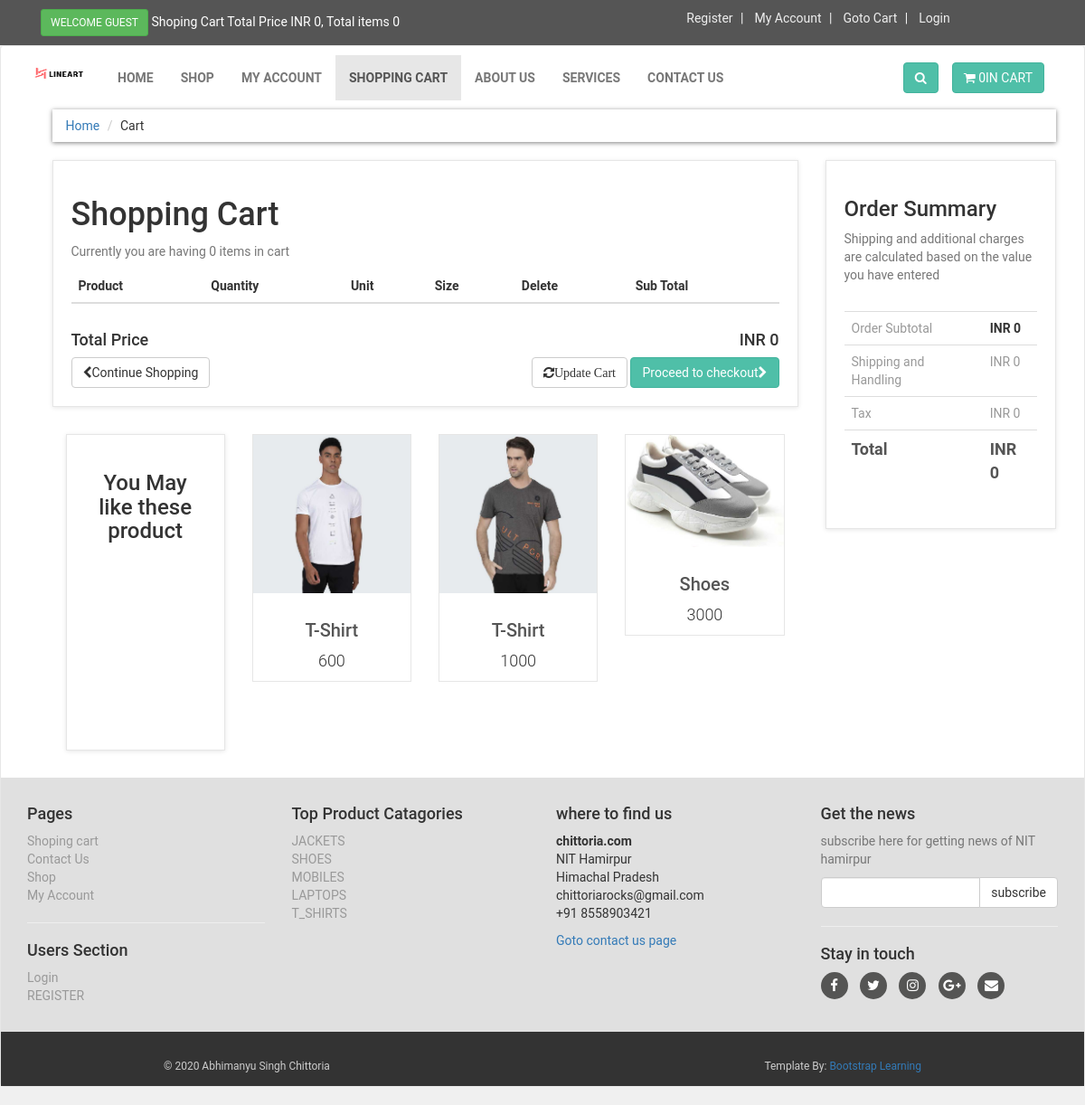
The app's page /cart.php with its own data.
### tables this page shows
CREATE TABLE `products` (
  `product_id` int(10) NOT NULL,
  `p_cat_id` int(10) NOT NULL,
  `cat_id` int(10) NOT NULL,
  `date` timestamp NOT NULL DEFAULT current_timestamp() ON UPDATE current_timestamp(),
  `product_title` text NOT NULL,
  `product_img1` text NOT NULL,
  `product_img2` text NOT NULL,
  `product_img3` text NOT NULL,
  `product_price` int(10) NOT NULL,
  `product_desc` text NOT NULL,
  `product_keyword` text NOT NULL
);

CREATE TABLE `product_categories` (
  `p_cat_id` int(10) NOT NULL,
  `p_cat_title` text NOT NULL,
  `p_cat_desc` text NOT NULL
);

### cart.php (the view, shortened to what this page needs)
<?php
include("includes/db.php");
include("functions/functions.php");
 ?>
<!DOCTYPE html>
<html>
<head>
	<link rel="stylesheet" href="https://maxcdn.bootstrapcdn.com/bootstrap/3.4.1/css/bootstrap.min.css">
	<link rel="stylesheet" type="text/css" href="styles/style.css">
	<link href="https://stackpath.bootstrapcdn.com/font-awesome/4.7.0/css/font-awesome.min.css" rel="stylesheet">
</head>
<body>
	<div id="top">
		<div class="container">
			<div class="col-md-6 offer">
				<a href="#" class="btn btn-success btn-sm">
					<?php
					if (!isset($_SESSION['customer_email'])) {
						echo "WELCOME GUEST";
					}else{
						echo "WELCOME: ".$_SESSION['customer_email'] ." " ;
					}
					 ?>
				</a>
				<a href="#">Shoping Cart Total Price INR <?php totalPrice(); ?>, Total items <?php item(); ?></a>
			</div>
			<div class="col-md-6">
				<ul class="menu">
					<li>
						<a href="customer_registration.php">Register</a>
					</li>
					<li>
						<?php
							if (!isset($_SESSION['customer_email'])) {
								echo "<a href='checkout.php'>My Account</a>";
							}else{
								echo "<a href='customer/my_account.php?my_order'>My Account</a>";
							}
							 ?>
					</li>
					<li>
						<a href="checkout.php">Goto Cart</a>
					</li>
					<li>
						<a href="login.php">Login</a>
					</li>
				</ul>
			</div>
		</div>
	</div>
	<div class="navbar navbar-default" id="navbar">
		<div class="container">
			<div class="navbar-header">
				<a class="navbar-brand home" href="index.php">
					<img src="images/logo.jpg" width="70" height="40" alt="shopit" class="hidden-xs">
				</a>
			</div>
			<div class="navbar-collapse collapse" id="navigation">
				<div class="padding-nav">
					<ul class="nav navbar-nav navbar-left">
						<li>
							<a href="index.php">Home</a>
						</li>
						<li  >
							<a href="shop.php">Shop</a>
						</li>
						<li >
							<?php
							if (!isset($_SESSION['customer_email'])) {
								echo "<a href='checkout.php'>My Account</a>";
							}else{
								echo "<a href='customer/my_account.php?my_order'>My Account</a>";
							}
							 ?>
						</li>
						<li class="active" >
							<a href="cart.php">Shopping Cart</a>
						</li>
						<li >
							<a href="about.php">About Us</a>
						</li>
						<li >
							<a href="services.php">Services</a>
						</li>
						<li >
							<a href="contactus.php">Contact Us</a>
						</li>
					</ul>
				</div>
				<a href="cart.php" class="btn btn-primary navbar-btn right">
					<i class="fa fa-shopping-cart"></i>
					<span> <?php item(); ?>IN CART</span>
				</a>
				<div  class=" navbar-collapse collapse right">
						<button class="btn navbar-btn btn-primary" type="button" data-toggle="collapse" data-target="#search">
							<i  class="fa fa-search "></i>
						</button>
				</div>
		</div>
		</div>
		<div id="content">
			<div class="container">
				<div class="col-md-12">
					<ul class="breadcrumb">
						<li><a href="home.php">Home</a></li>
						<li>Cart</li>
					</ul>
				</div>
				<div class="col-md-9" id="cart">
					<div class="box">
						<form action="cart.php" method="post" enctype="multipart-form-data">
							<h1>Shopping Cart</h1>
							<?php
								$ip_add=getUserIP();
								$select_cart="select * from cart where ip_add='$ip_add'";
								$run_cart=mysqli_query($con, $select_cart);
								$count=mysqli_num_rows($run_cart);
							 ?>
							<p class="text-muted"> Currently you are having <?php echo $count; ?> items in cart</p>
							<div class="table-responsive">
								<table class="table">
									<thead>
										<tr>
											<th colspan="2">Product</th>
											<th>Quantity</th>
											<th>Unit</th>
											<th>Size</th>
											<th colspan="1">Delete</th>
											<th colspan="1">Sub Total</th>
										</tr>
									</thead>
										<?php
										$total=0;
										 ?>
								</table>
							</div>
							<div class="box-footer">
								<div class="pull-left">
									<h4>Total Price</h4>
								</div>
								<div class="pull-right">
									<h4>INR <?php echo $total  ?></h4>
								</div>
							</div>
							<div class="box-footer">
								<div class="pull-left">
									<a href="index.php" class="btn btn-default">
										<i class="fa fa-chevron-left"></i>Continue Shopping
									</a>
								</div>
								<div class="pull-right">
									<button class="btn btn-default" type="submit" name="update" value="Update Cart">
										<i class="fa fa-refresh">Update Cart</i>
									</button>
									<a href="checkout.php" class="btn btn-primary">Proceed to checkout<i class="fa fa-chevron-right"></i></a>
								</div>
							</div>
						</form>
					</div>
					<div id="same-height-row">
						<div class="col-sm-6 col-md-3">
							<div class="box same-height headline">
								<h3 class="text-center">You May like these product </h3>
							</div>
						</div>
						<?php
						$get_product="select * from products order by 1 LIMIT 2,3";
						$run_product=mysqli_query($con,$get_product);
						while ($row=mysqli_fetch_array($run_product)) {
							$pro_id=$row['product_id'];
							$product_title=$row['product_title'];
							$product_price=$row['product_price'];
							$product_img1=$row['product_img1'];
							echo "
							<div class='center-responsive col-md-3 col-sm-6'>
							<div class='product same-height'>
							<a href='details.php?pro_id=$pro_id'>
							<img src='admin_area/product_images/$product_img1' class='img-responsive'></a>
							<div class='text'>
							<h3><a href='details.php?pro_id=$pro_id'>$product_title</a></h3>
							<p class='price'>$product_price</p>
							</div>
							</div>
							</div>
							";
						}
						 ?>
					</div>
				</div>
				<div class="col-md-3">
					<div class="box" id="order-summary">
						<div class="box-header">
							<h3>Order Summary</h3>
						</div>
						<p class="text-muted">Shipping and additional charges are calculated based on the value you have entered</p>
						<div class="table-responsive">
							<table class="table">
							<tbody>
								<tr>
									<td>Order Subtotal</td>
									<th>INR <?php echo $total  ?></th>
								</tr>
								<tr>
									<td>Shipping and Handling</td>
									<td>INR 0</td>
								</tr>
								<tr>
									<td>Tax</td>
									<td>INR 0</td>
								</tr>
								<tr class="total">
									<td>Total</td>
									<td>INR <?php echo $total  ?></td>
								</tr>
							</tbody>
						</table>
						</div>
					</div>
				</div>
				</div>
	</div>
<?php
 include("includes/footer.php");
 ?>
</body>
</html>

### includes/footer.php (shortened to what this page needs)
<div id="footer">
  <div class="container">
    <div class="row">
      <div class="col-md-3 col-sm-6">
        <h4>Pages</h4>
         <ul>
           <li><a href="cart.php">Shoping cart</a></li>
           <li><a href="contact.php">Contact Us</a></li>
           <li><a href="shop.php">Shop</a></li>
           <li><a href="checkout.php">My Account</a></li>
         </ul>
         <hr>
         <h4>Users Section</h4>
         <ul>
           <li><a href="chechout.php">Login</a></li>
           <li><a href="customer_registration.php">REGISTER</a></li>
         </ul>
      </div>
      <div class="col-md-3 col-sm-6">
        <h4>Top Product Catagories</h4>
        <ul>
          <?php
          $get_p_cats="select * from    product_categories";
          $run_p_cats=mysqli_query($con,$get_p_cats);
          while ($row_p_cats=mysqli_fetch_array($run_p_cats)) {
            $p_cat_id=$row_p_cats['p_cat_id'];
             $p_cat_title=$row_p_cats['p_cat_title'];
             echo "  <li><a href='shop.php?p_cat_id=$p_cat_id'>$p_cat_title</a></li>";
          }
           ?>
        </ul>
      </div>
      <div class="col-md-3 col-sm-6">
        <h4>where to find us</h4>
        <p>
          <strong>chittoria.com</strong>
          <br>NIT Hamirpur
          <br>Himachal Pradesh
          <br>chittoriarocks@gmail.com
          <br>+91 8558903421
        </p>
        <a href="contact.php">Goto contact us page</a>
      </div>
      <div class="col-md-3 col-sm-6">
        <h4>Get the news</h4>
        <p class="text-muted">
          subscribe here for getting news of NIT hamirpur
        </p>
          <form action="" method="post">
            <div class="input-group">
              <input type="text" name="email" class="form-control">
              <span class="input-group-btn">
                <input type="submit" class="btn btn-default" value="subscribe">
              </span>
            </div>
          </form><hr>
          <h4>Stay in touch</h4>
          <p class="social">
            <a href="#"><i class="fa fa-facebook"></i></a>
            <a href="#"><i class="fa fa-twitter"></i></a>
            <a href="#"><i class="fa fa-instagram"></i></a>
            <a href="#"><i class="fa fa-google-plus"></i></a>
            <a href="#"><i class="fa fa-envelope"></i></a>
          </p>
      </div>
    </div>
  </div>
</div>
<div id="copyright">
  <div container>
    <div class="col-md-6">
      <p class="pull-left">
        &copy; 2020 Abhimanyu Singh Chittoria
      </p>
    </div>
    <div class="col-md-6">
      <p class="pull-right">
        Template By: <a href="www.bootstrap.com">Bootstrap Learning</a>
      </p>
    </div>
  </div>
</div>

### styles/style.css (style rules this page uses)
body { font-family: "Roboto",Helvetica, Arial,sans-sarif; font-size: 14px; line-height: 1.42857143; color: #333333; background-color: #f0f0f0; }
#top { background-color: #555555; padding: 10px 0; }
#top .offer { color: #fff; }
#top .offer .btn { text-transform: uppercase; }
#top a { color: #fff; }
#top ul.menu { text-align: center; }
#top ul.menu > li { display: inline; }
#top ul.menu > li a { color: #eeeeee; }
#top ul.menu > li + li:before { content: "|\00a0"; padding: 0 5px; color: #f7f7f7; }
.navbar { background: white; }
.navbar-collapse .right { float: right; }
.navbar-brand { float: left; padding: 10px 15px; font-size: 18px; line-height: 20px; height: 70px; }
.navbar ul.nav >li >a { text-transform: uppercase; font-weight: bold; font-size: 14px; }
.padding-nav { padding-top: 10px; }
.btn-primary { color: rgb(255,255,255); background-color: rgb(79,191,168); border-color: rgb(65,179,156); }
.box { background: #fff; margin: 0 0 30px; border: solid 1px #e6e6e6; padding: 20px; box-shadow: 0 1px 5px rgba(0, 0, 0, 0.1); }
#content { padding-left: 25px; }
#content .product { background: #fff; border: solid 1px #e6e6e6; box-sizing: border-box; margin-bottom: 30px; }
#content .product .text p.price { font-size: 18px; text-align: center; font-weight: 300; }
#content .product .text h3 { text-align: center; font-size: 20px; }
#content .product .text h3 a { color: rgb(85,85,85); }
#content .product .text { padding: 10px 10px 0px; }
.breadcrumb { padding: 8px 15px; margin-bottom: 20px; background-color: #ffffff; border-radius: 0; box-shadow: 0 1px 5px rgba(0, 0, 0, 0.5); }
.breadcrumb > li + li:before { content:>\00a0; color: #cccccc; }
#content .headline { height: 350px; }
.box .box-footer:before, .box .box-footer:after { content: " "; display: table; }
.box .box-footer:after { clear: both; }
#content #order-summary table { margin-top: 20px; }
#content #order-summary table td { color: #999999; }
#content #order-summary table tr.total td, #content #order-summary table tr.tatal th { font-size: 18px; color: #555555; font-weight: 700; }
#footer { background: #e0e0e0; padding: 20px 0; }
#footer ul { padding-left: 0; list-style: none; }
#footer ul a { color: #999999; padding :20px 0; }
#footer .social { text-align: left; }
#footer .social a { margin: 0 10px 0 0; color: #fff; display: inline-block; width: 30px; height: 30px; border-radius: 15px; line-height: 30px; font-size: 15px; text-align: center; transition: all 0.2s ease-out; vertical-align: bottom; background-color: #555554; }
#copyright { background: #333; color: #ccc; padding: 30px; font-size: 12px; padding-left: 165px; padding-right: 165px; }
#copyright p { margin: 0; }

### records on screen
products: product_img1 (picture), product_title "T-Shirt", product_price "600"
products: product_img1 (picture), product_title "T-Shirt", product_price "1000"
products: product_img1 (picture), product_title "Shoes", product_price "3000"
product_categories: p_cat_title "JACKETS"
product_categories: p_cat_title "SHOES"
product_categories: p_cat_title "MOBILES"
product_categories: p_cat_title "LAPTOPS"
product_categories: p_cat_title "T_SHIRTS"

### other values on screen
$total "0"
$count "0 0"
$count "0"
